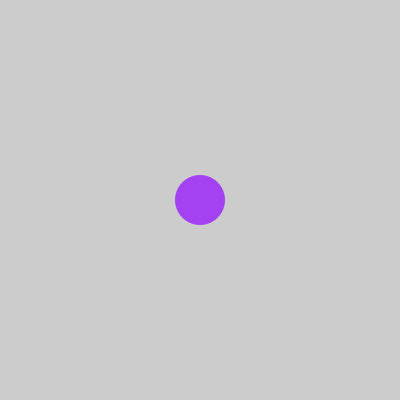
Frame 1 (no input)
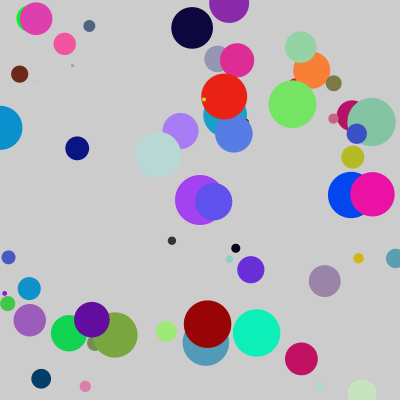
Frame 60 (the mouse pressed at the canvas centre just before this capture)
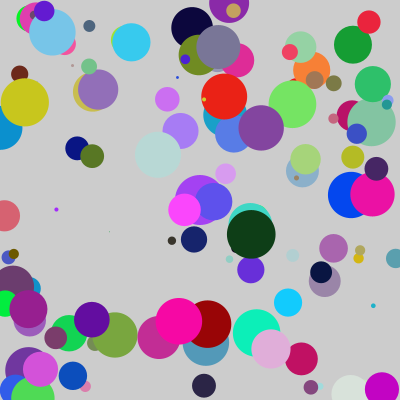
Frame 120 (the mouse held since frame 60 and released just before this capture)

The Processing sketch that drew these frames (run headless with seeded random() and noise(); from frame 60 on, the mouse is pressed at the canvas centre):

// Processing sketch: FdI_2019_04_randomCircles
// ── FdI_2019_04_randomCircles.pde
float cx = 200;
float cy = 200;
float d = 50;

void setup(){
  size(400,400);
}

void draw(){
  //background(255);
  // show
  noStroke();
  fill(random(255), random(255), random(255));
  ellipse(cx, cy, d, d);
  
  // update
  cx = random(width);
  cy = random(height);
  d = random(50);
}
